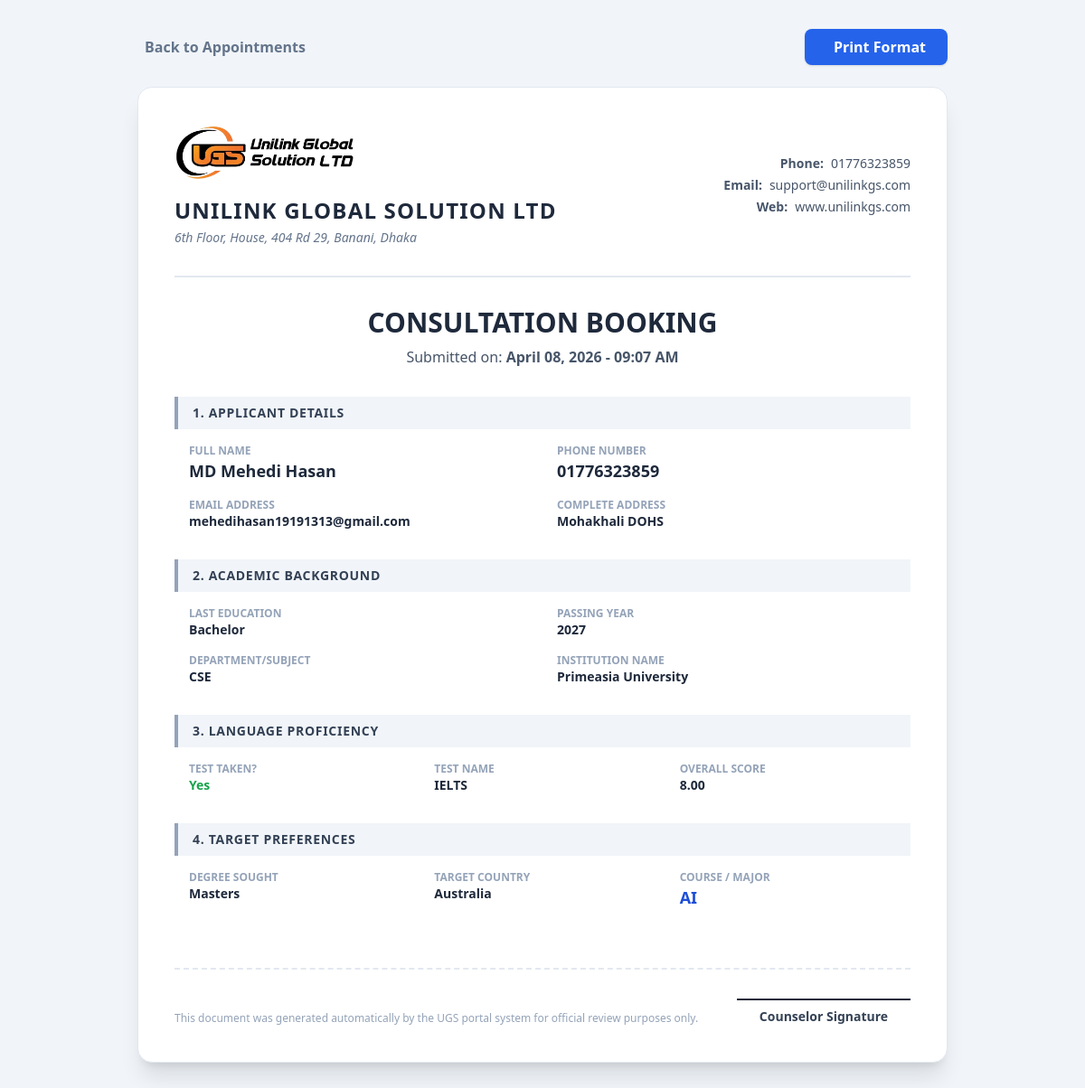
/admin/appointment_view.php?id=1 (signed in), run on the app's committed database.
### tables this page shows
CREATE TABLE `about` (
  `id` int(11) NOT NULL,
  `company_name` varchar(255) DEFAULT NULL,
  `about_company` text DEFAULT NULL,
  `mission` text DEFAULT NULL,
  `vision` text DEFAULT NULL,
  `email` varchar(255) DEFAULT NULL,
  `phone` varchar(100) DEFAULT NULL,
  `address` text DEFAULT NULL,
  `whatsapp` varchar(100) DEFAULT NULL,
  `country` int(11) DEFAULT NULL,
  `university` int(11) DEFAULT NULL,
  `student` int(11) DEFAULT NULL,
  `happy_smile` int(11) DEFAULT NULL,
  `logo` varchar(255) DEFAULT NULL,
  `favicon` varchar(255) DEFAULT NULL,
  `partner_names` longtext DEFAULT NULL,
  `partner_logos` longtext DEFAULT NULL
);

CREATE TABLE `appointment` (
  `id` int(11) NOT NULL,
  `name` varchar(255) DEFAULT NULL,
  `email` varchar(255) DEFAULT NULL,
  `phone` varchar(20) DEFAULT NULL,
  `address` text DEFAULT NULL,
  `last_academic_education` varchar(255) DEFAULT NULL,
  `passing_year` varchar(10) DEFAULT NULL,
  `department` varchar(255) DEFAULT NULL,
  `institution_name` varchar(255) DEFAULT NULL,
  `english_test` varchar(10) DEFAULT NULL,
  `test_name` varchar(100) DEFAULT NULL,
  `test_results` varchar(100) DEFAULT NULL,
  `planned_exam_date` date DEFAULT NULL,
  `degree` varchar(100) DEFAULT NULL,
  `interest_country` varchar(100) DEFAULT NULL,
  `interested_course` varchar(255) DEFAULT NULL,
  `created_at` timestamp NOT NULL DEFAULT current_timestamp()
);

### admin/appointment_view.php (the view, shortened to what this page needs)
<?php
require_once __DIR__ . '/../config/database.php';
$id = isset($_GET['id']) ? (int)$_GET['id'] : 0;
$stmt = $pdo->prepare("SELECT * FROM appointment WHERE id = ?");
$stmt->execute([$id]);
$appointment = $stmt->fetch(PDO::FETCH_ASSOC);
$about = [];
try {
    $about = $pdo->query("SELECT * FROM about LIMIT 1")->fetch(PDO::FETCH_ASSOC);
} catch (Exception $e) {}
$company_name = $about['company_name'] ?? 'Unilink Global Solution';
$phone = $about['phone'] ?? '+880 1234 567890';
$email = $about['email'] ?? 'info@unilinkgs.com';
$address = $about['address'] ?? '123 Education Street, Dhaka, Bangladesh';
$logo = isset($about['logo']) && !empty($about['logo']) ? '../uploads/about/' . $about['logo'] : '../assets/images/logo-placeholder.png';
$website = "www.unilinkgs.com";
?>
<!DOCTYPE html>
<html lang="en">
<head>
    <script src="https://cdn.tailwindcss.com"></script>
</head>
<body class="p-8 font-sans text-slate-800">
    <div class="max-w-4xl mx-auto mb-6 flex justify-between items-center no-print">
        <a href="appointments.php" class="text-slate-500 hover:text-slate-800 font-bold flex items-center gap-2 transition">
            <i class="ph ph-arrow-left text-xl"></i> Back to Appointments
        </a>
        <button onclick="window.print()" class="bg-blue-600 hover:bg-blue-700 text-white px-6 py-2 rounded-lg font-bold shadow transition flex items-center gap-2">
            <i class="ph ph-printer text-xl"></i> Print Format
        </button>
    </div>
    <div class="bg-white p-10 print-container mx-auto max-w-4xl shadow-xl rounded-2xl border border-slate-200">
        <div class="flex flex-col md:flex-row justify-between items-start md:items-center border-b-2 border-slate-200 pb-8 mb-8">
            <div class="mb-6 md:mb-0">
                <img src="<?php echo htmlspecialchars($logo); ?>" alt="Company Logo" class="h-16 object-contain mb-4">
                <h1 class="text-2xl font-black text-slate-800 uppercase tracking-wider"><?php echo htmlspecialchars($company_name); ?></h1>
                <p class="text-sm text-slate-500 italic max-w-xs mt-1"><?php echo nl2br(htmlspecialchars($address)); ?></p>
            </div>
            <div class="text-left md:text-right text-sm text-slate-600 space-y-1">
                <p class="flex items-center md:justify-end gap-2"><i class="ph ph-phone"></i> <strong>Phone:</strong> <?php echo htmlspecialchars($phone); ?></p>
                <p class="flex items-center md:justify-end gap-2"><i class="ph ph-envelope"></i> <strong>Email:</strong> <?php echo htmlspecialchars($email); ?></p>
                <p class="flex items-center md:justify-end gap-2"><i class="ph ph-globe"></i> <strong>Web:</strong> <?php echo htmlspecialchars($website); ?></p>
            </div>
        </div>
        <div class="mb-8 text-center text-slate-600">
            <h2 class="text-3xl font-black text-slate-800 uppercase mb-2">Consultation Booking</h2>
            <p>Submitted on: <strong><?php echo date('F d, Y - h:i A', strtotime($appointment['created_at'])); ?></strong></p>
        </div>
        <div class="space-y-8">
            <div>
                <h3 class="bg-slate-100 text-slate-700 px-4 py-2 uppercase font-bold text-sm tracking-wider mb-4 border-l-4 border-slate-400">1. Applicant Details</h3>
                <div class="grid grid-cols-1 sm:grid-cols-2 gap-y-4 gap-x-8 px-4 text-sm">
                    <div><span class="block text-slate-400 uppercase text-xs font-bold">Full Name</span><span class="font-semibold text-lg"><?php echo htmlspecialchars($appointment['name'] ?? 'N/A'); ?></span></div>
                    <div><span class="block text-slate-400 uppercase text-xs font-bold">Phone Number</span><span class="font-semibold text-lg"><?php echo htmlspecialchars($appointment['phone'] ?? 'N/A'); ?></span></div>
                    <div><span class="block text-slate-400 uppercase text-xs font-bold">Email Address</span><span class="font-semibold"><?php echo htmlspecialchars($appointment['email'] ?? 'N/A'); ?></span></div>
                    <div><span class="block text-slate-400 uppercase text-xs font-bold">Complete Address</span><span class="font-semibold"><?php echo htmlspecialchars($appointment['address'] ?? 'N/A'); ?></span></div>
                </div>
            </div>
            <div>
                <h3 class="bg-slate-100 text-slate-700 px-4 py-2 uppercase font-bold text-sm tracking-wider mb-4 border-l-4 border-slate-400">2. Academic Background</h3>
                <div class="grid grid-cols-1 sm:grid-cols-2 gap-y-4 gap-x-8 px-4 text-sm">
                    <div><span class="block text-slate-400 uppercase text-xs font-bold">Last Education</span><span class="font-semibold"><?php echo htmlspecialchars($appointment['last_academic_education'] ?? 'N/A'); ?></span></div>
                    <div><span class="block text-slate-400 uppercase text-xs font-bold">Passing Year</span><span class="font-semibold"><?php echo htmlspecialchars($appointment['passing_year'] ?? 'N/A'); ?></span></div>
                    <div><span class="block text-slate-400 uppercase text-xs font-bold">Department/Subject</span><span class="font-semibold"><?php echo htmlspecialchars($appointment['department'] ?? 'N/A'); ?></span></div>
                    <div><span class="block text-slate-400 uppercase text-xs font-bold">Institution Name</span><span class="font-semibold"><?php echo htmlspecialchars($appointment['institution_name'] ?? 'N/A'); ?></span></div>
                </div>
            </div>
            <div>
                <h3 class="bg-slate-100 text-slate-700 px-4 py-2 uppercase font-bold text-sm tracking-wider mb-4 border-l-4 border-slate-400">3. Language Proficiency</h3>
                <div class="grid grid-cols-1 sm:grid-cols-3 gap-y-4 gap-x-8 px-4 text-sm">
                    <div><span class="block text-slate-400 uppercase text-xs font-bold">Test Taken?</span><span class="font-bold <?php echo strtolower($appointment['english_test'] ?? '') === 'yes' ? 'text-green-600' : 'text-red-500'; ?>"><?php echo htmlspecialchars($appointment['english_test'] ?? 'No'); ?></span></div>
                    <?php if(strtolower($appointment['english_test'] ?? '') === 'yes'): ?>
                        <div><span class="block text-slate-400 uppercase text-xs font-bold">Test Name</span><span class="font-semibold"><?php echo htmlspecialchars($appointment['test_name'] ?? 'N/A'); ?></span></div>
                        <div><span class="block text-slate-400 uppercase text-xs font-bold">Overall Score</span><span class="font-semibold"><?php echo htmlspecialchars($appointment['test_results'] ?? 'N/A'); ?></span></div>
                    <?php else: ?>
                        <div class="col-span-2"><span class="block text-slate-400 uppercase text-xs font-bold">Planned Exam Date</span><span class="font-semibold"><?php echo !empty($appointment['planned_exam_date']) ? date('F d, Y', strtotime($appointment['planned_exam_date'])) : 'Not specified'; ?></span></div>
                    <?php endif; ?>
                </div>
            </div>
            <div>
                <h3 class="bg-slate-100 text-slate-700 px-4 py-2 uppercase font-bold text-sm tracking-wider mb-4 border-l-4 border-slate-400">4. Target Preferences</h3>
                <div class="grid grid-cols-1 sm:grid-cols-3 gap-y-4 gap-x-8 px-4 text-sm">
                    <div><span class="block text-slate-400 uppercase text-xs font-bold">Degree Sought</span><span class="font-semibold"><?php echo htmlspecialchars($appointment['degree'] ?? 'N/A'); ?></span></div>
                    <div><span class="block text-slate-400 uppercase text-xs font-bold">Target Country</span><span class="font-semibold"><?php echo htmlspecialchars($appointment['interest_country'] ?? 'N/A'); ?></span></div>
                    <div><span class="block text-slate-400 uppercase text-xs font-bold">Course / Major</span><span class="font-semibold text-lg text-blue-700"><?php echo htmlspecialchars($appointment['interested_course'] ?? 'N/A'); ?></span></div>
                </div>
            </div>
        </div>
        <div class="mt-16 pt-8 border-t-2 border-dashed border-slate-200 flex justify-between items-end no-print">
            <div class="text-xs text-slate-400 pr-10">This document was generated automatically by the UGS portal system for official review purposes only.</div>
            <div class="text-center">
                <div class="w-48 border-b-2 border-slate-800 mb-2"></div>
                <div class="font-bold text-slate-700 text-sm">Counselor Signature</div>
            </div>
        </div>
    </div>
</body>
</html>

### admin/appointment_view.php (style rules this page uses)
body { background-color: #f1f5f9; }

### data on the page
about: logo (picture), company_name "UNILINK GLOBAL SOLUTION LTD", address "6th Floor, House, 404 Rd 29, Banani, Dhaka", phone "01776323859", email "support@unilinkgs.com"
appointment: created_at "April 08, 2026 - 09:07 AM", name "MD Mehedi Hasan", phone "01776323859", email "mehedihasan19191313@gmail.com", address "Mohakhali DOHS", last_academic_education "Bachelor", passing_year "2027", department "CSE", institution_name "Primeasia University", english_test "Yes", test_name "IELTS", test_results "8.00", degree "Masters", interest_country "Australia", interested_course "AI"

### other printed values
$website "www.unilinkgs.com"
